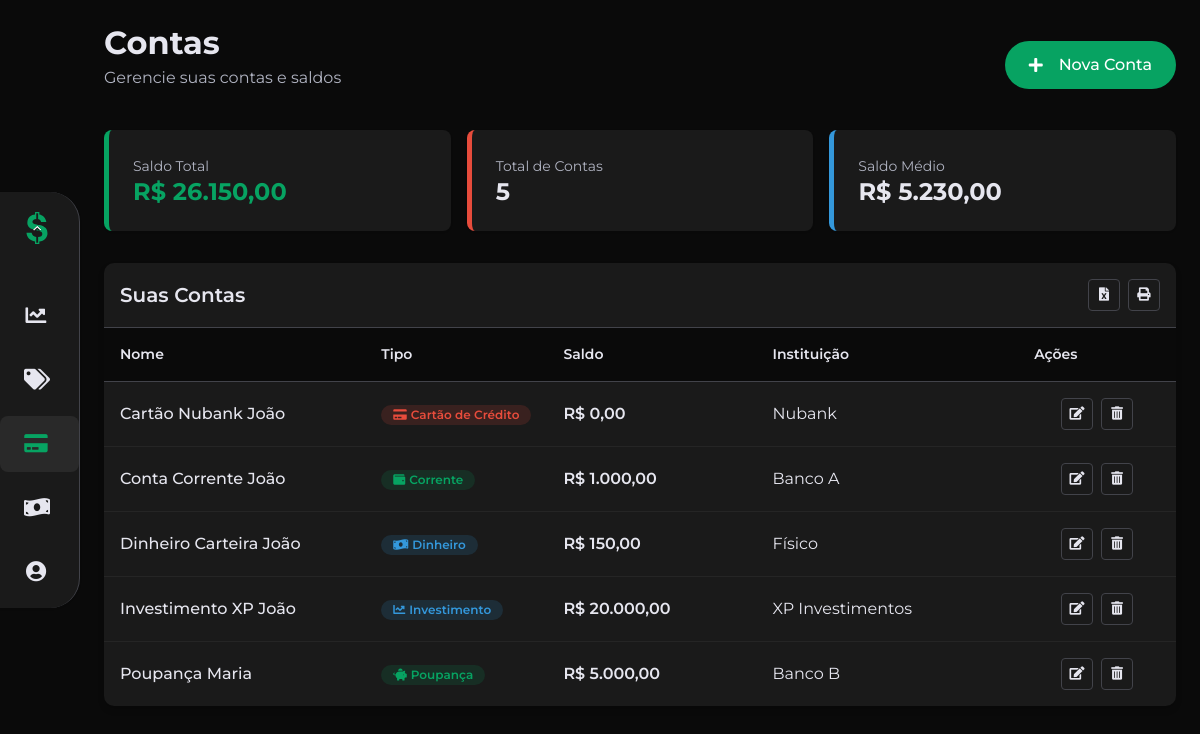
Page /pages/contas.php (signed in) on the committed database.
### tables this page shows
CREATE TABLE CONTA (
    ID_Conta INT AUTO_INCREMENT PRIMARY KEY,
    Nome VARCHAR(100) NOT NULL,
    Tipo ENUM('Corrente', 'Poupança', 'Cartão de Crédito', 'Investimento', 'Dinheiro', 'Outros') NOT NULL,
    Saldo DECIMAL(15 , 2 ) NOT NULL DEFAULT 0.00,
    Instituicao VARCHAR(100) NOT NULL,
    DataCriacao DATE NOT NULL,
    ID_Usuario INT NOT NULL,
    CONSTRAINT FK_Conta_Usuario FOREIGN KEY (ID_Usuario)
        REFERENCES USUARIO (ID_Usuario)
        ON DELETE CASCADE
);

### pages/contas/funcoes.php (called while the page is built, shortened)
<?php
require_once dirname(__FILE__, 3) . "/conexao.php";
function obterContas() {
    global $conn;
    $idUsuario = $_SESSION['id_usuario'];
    $sql = "SELECT * FROM CONTA WHERE ID_Usuario = ? ORDER BY Nome ASC";
    $stmt = $conn->prepare($sql);
    $stmt->bind_param("i", $idUsuario);
    $stmt->execute();
    $result = $stmt->get_result();
    $contas = array();
    if ($result && $result->num_rows > 0) {
        while ($row = $result->fetch_assoc()) {
            $contas[] = $row;
        }
    }
    return $contas;
}
function obterIconeTipoConta($tipo) {
    switch ($tipo) {
        case 'Corrente':
            return 'fa-wallet';
        case 'Poupança':
            return 'fa-piggy-bank';
        case 'Cartão de Crédito':
            return 'fa-credit-card';
        case 'Investimento':
            return 'fa-chart-line';
        case 'Dinheiro':
            return 'fa-money-bill-wave';
    }
}

### pages/contas.php (the view, shortened to what this page needs)
<?php
require_once 'header.php';
require_once 'sidebar.php';
require_once 'contas/modal.php';
require_once 'contas/funcoes.php';
?>
<div class="content">
    <div class="mb-6">
        <div class="flex items-center justify-between mb-4">
            <div>
                <h2 class="text-2xl font-bold mb-1">Contas</h2>
                <p class="text-muted">Gerencie suas contas e saldos</p>
            </div>
            <button class="btn btn-primary btn-icon" data-modal-open="#contaModal">
                <i class="fas fa-plus me-2"></i>
                Nova Conta
            </button>
        </div>
        <div class="d-flex justify-between gap-4 mt-5">
            <?php
            $totalSaldo = 0;
            $contas = obterContas();
            foreach ($contas as $conta) {
                $totalSaldo += $conta['Saldo'];
            }
            ?>
            <div class="summary-card income fade-in animation-delay-100 w-full">
                <span class="summary-label">Saldo Total</span>
                <div class="d-flex justify-between items-center">
                    <h3 class="summary-value income">R$ <?php echo number_format($totalSaldo, 2, ',', '.'); ?></h3>
                </div>
            </div>
            <div class="summary-card expense fade-in animation-delay-200 w-full">
                <span class="summary-label">Total de Contas</span>
                <div class="d-flex justify-between items-center">
                    <h3 class="summary-value"><?php echo count($contas); ?></h3>
                </div>
            </div>
            <div class="summary-card balance fade-in animation-delay-300 w-full">
                <span class="summary-label">Saldo Médio</span>
                <div class="d-flex justify-between items-center">
                    <h3 class="summary-value">R$
                        <?php echo count($contas) > 0 ? number_format($totalSaldo / count($contas), 2, ',', '.') : '0,00'; ?>
                    </h3>
                </div>
            </div>
        </div>
    </div>
    <div class="transaction-table-container fade-in-up">
        <div class="p-4 flex justify-between items-center border-bottom">
            <h4 class="font-semibold m-0">Suas Contas</h4>
            <div class="flex gap-2">
                <button class="btn-action" title="Exportar para Excel">
                    <i class="fas fa-file-excel"></i>
                </button>
                <button class="btn-action" title="Imprimir">
                    <i class="fas fa-print"></i>
                </button>
            </div>
        </div>
        <table class="transaction-table">
            <thead>
                <tr>
                    <th width="25%">Nome</th>
                    <th width="15%">Tipo</th>
                    <th width="20%">Saldo</th>
                    <th width="25%">Instituição</th>
                    <th width="15%" class="text-center">Ações</th>
                </tr>
            </thead>
            <tbody id="tabelaContas">
                <?php
                if (empty($contas)) {
                    echo '<tr><td colspan="5">';
                    echo '<div class="empty-state my-5">';
                    echo '<i class="fas fa-wallet empty-state__icon"></i>';
                    echo '<h3 class="empty-state__title">Nenhuma conta encontrada</h3>';
                    echo '<p class="empty-state__description">Comece a registrar suas contas financeiras para visualizá-las aqui.</p>';
                    echo '<button class="btn btn-primary btn-icon" data-modal-open="#contaModal">';
                    echo '<i class="fas fa-plus me-2"></i> Criar Primeira Conta';
                    echo '</button>';
                    echo '</div>';
                    echo '</td></tr>';
                } else {
                    $delay = 100;
                    foreach ($contas as $conta) {
                        $tipoBadgeClass = 'badge-info';
                        if ($conta['Tipo'] === 'Corrente') {
                            $tipoBadgeClass = 'badge-primary';
                        } elseif ($conta['Tipo'] === 'Poupança') {
                            $tipoBadgeClass = 'badge-income';
                        } elseif ($conta['Tipo'] === 'Cartão de Crédito') {
                            $tipoBadgeClass = 'badge-expense';
                        }
                        $icone = obterIconeTipoConta($conta['Tipo']);
                        echo "<tr class='fade-in-up' style='animation-delay: {$delay}ms'>";
                        echo "<td class='font-medium'>" . htmlspecialchars($conta['Nome']) . "</td>";
                        echo "<td><span class='badge {$tipoBadgeClass}'>" .
                            "<i class='fas {$icone} me-1'></i>" .
                            htmlspecialchars($conta['Tipo']) . "</span></td>";
                        echo "<td class='font-semibold'>" .
                            "R$ " . number_format($conta['Saldo'], 2, ',', '.') .
                            "</td>";
                        echo "<td>" . htmlspecialchars($conta['Instituicao']) . "</td>";
                        echo "<td>";
                        echo "<div class='flex justify-center gap-2'>";
                        echo "<button class='btn-action edit' title='Editar' data-modal-open='#editarContaModal'
                            data-id='" . $conta['ID_Conta'] . "'
                            data-nome='" . htmlspecialchars($conta['Nome']) . "'
                            data-tipo='" . $conta['Tipo'] . "'
                            data-saldo='" . $conta['Saldo'] . "'
                            data-instituicao='" . htmlspecialchars($conta['Instituicao']) . "'>
                            <i class='fas fa-edit'></i>
                            </button>";
                        echo "<button class='btn-action delete' title='Excluir' data-modal-open='#excluirContaModal'
                            data-id='" . $conta['ID_Conta'] . "'
                            data-nome='" . htmlspecialchars($conta['Nome']) . "'>
                            <i class='fas fa-trash-alt'></i>
                            </button>";
                        echo "</div>";
                        echo "</td>";
                        echo "</tr>";
                        $delay += 50;
                    }
                }
                ?>
            </tbody>
        </table>
    </div>
</div>
<?php require_once 'footer.php'; ?>

### pages/contas/modal/modal.css (style rules this page uses)
.btn { border-radius: var(--border-radius-pill); font-size: var(--font-size-base); font-weight: var(--font-weight-medium); padding: var(--spacing-3) var(--spacing-5); transition: all var(--transition-duration-fast) var(--transition-timing); }
.btn-primary { background-color: var(--color-primary-500); border: none; color: #fff; }

### rows in the picture
conta: Nome "Cartão Nubank João", Tipo "Cartão de Crédito", Saldo "0,00", Instituicao "Nubank"
conta: Nome "Conta Corrente João", Tipo "Corrente", Saldo "1.000,00", Instituicao "Banco A"
conta: Nome "Dinheiro Carteira João", Tipo "Dinheiro", Saldo "150,00", Instituicao "Físico"
conta: Nome "Investimento XP João", Tipo "Investimento", Saldo "20.000,00", Instituicao "XP Investimentos"
conta: Nome "Poupança Maria", Tipo "Poupança", Saldo "5.000,00", Instituicao "Banco B"

### other values in the picture
$totalSaldo "26.150,00"
count($contas) "5"
$totalSaldo / count($contas) "5.230,00"
